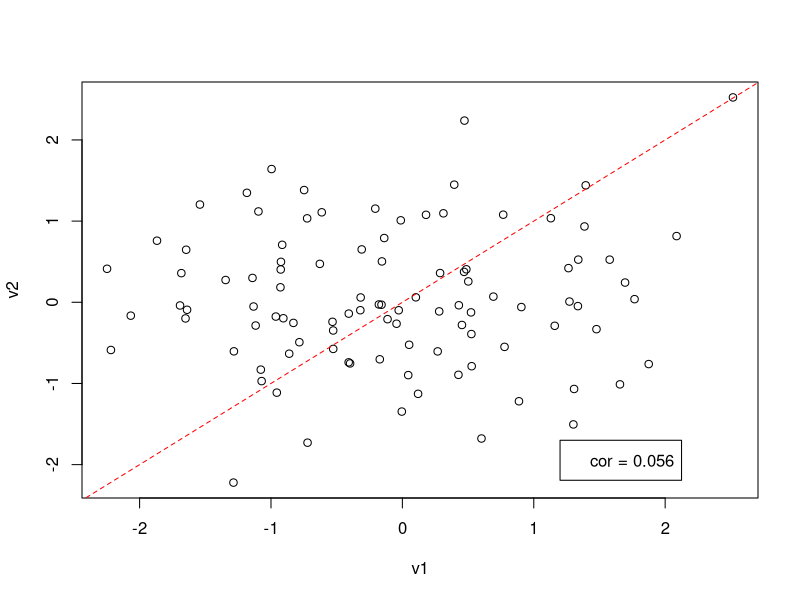
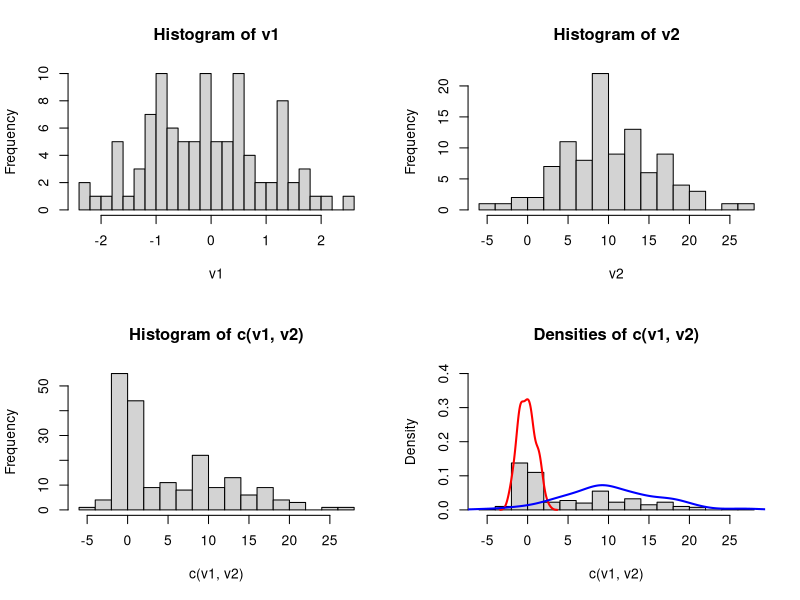
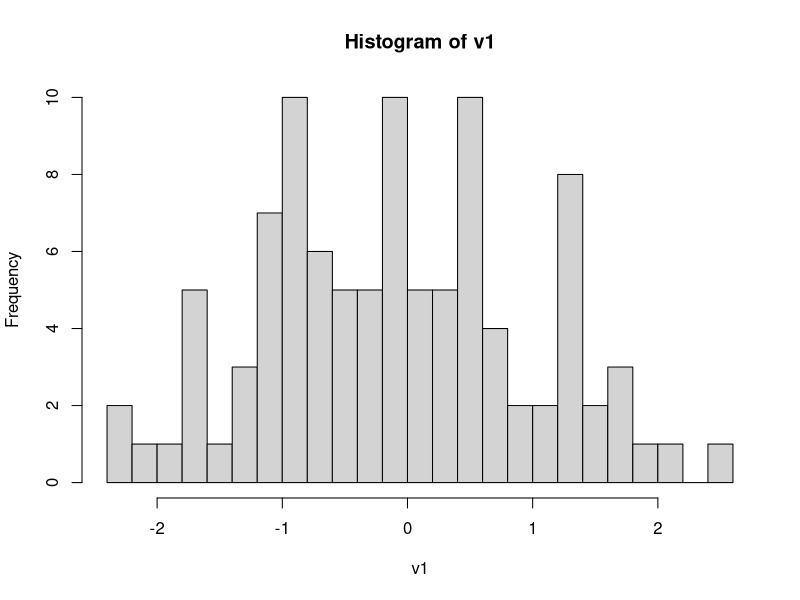
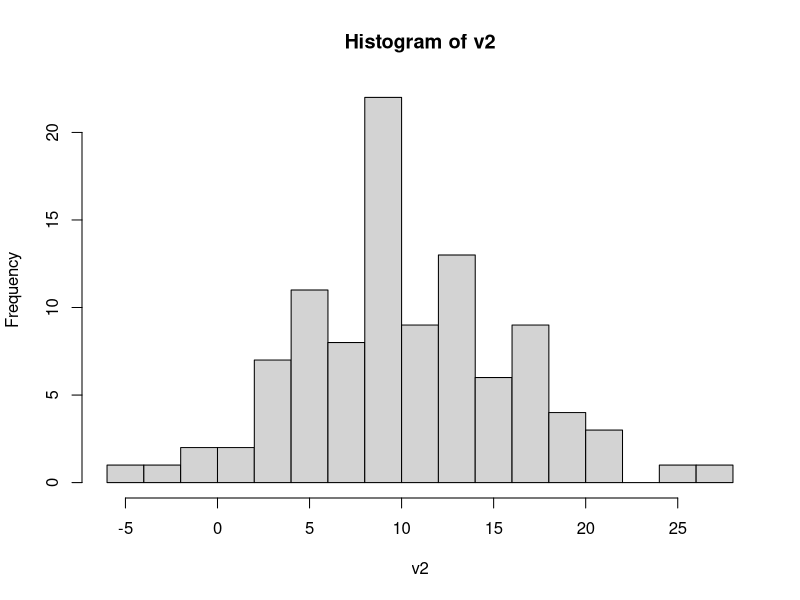
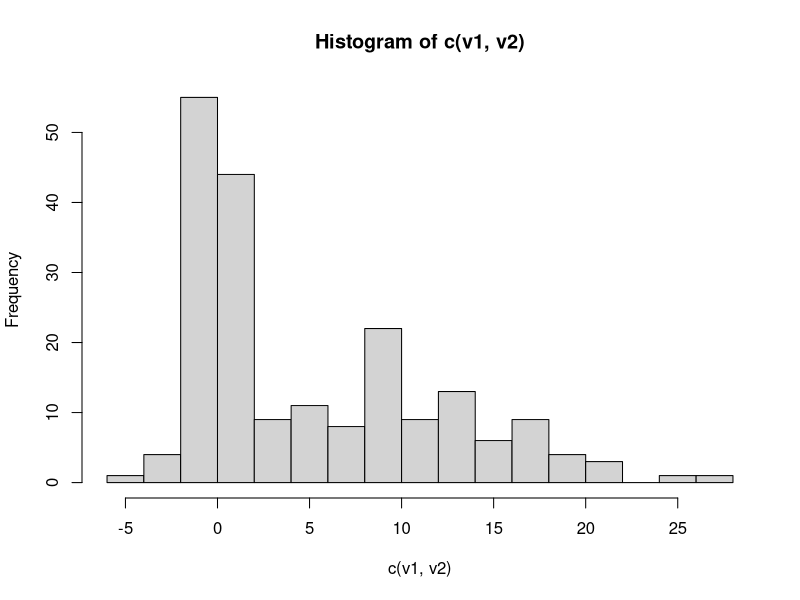
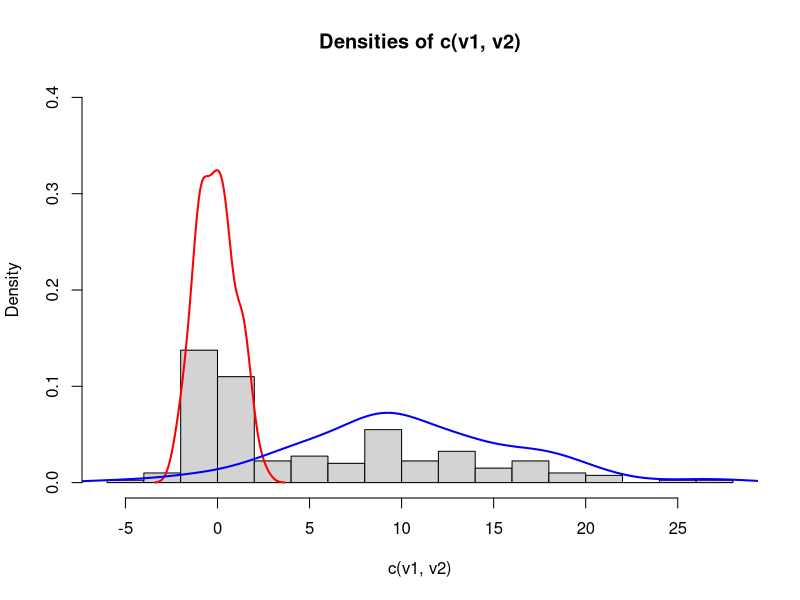
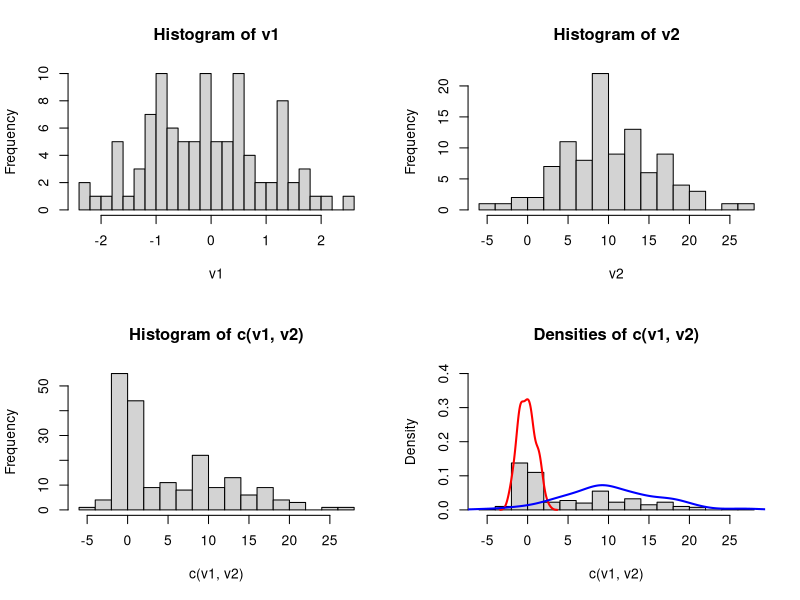

Reproduce these figures in R, in order.
###################################################
### chunk number 1: scat
###################################################
#line 62 "Lecture3_quiz"
set.seed(54321)
v1 <- rnorm(100, 0, 1)
v2 <- rnorm(100, 0, 1)
plot(v1, v2)
lines(c(-3, 3), c(-3, 3), col="red", lty=2)
legend(1.2, -1.7, legend=sprintf("cor = %.2g", cor(v1, v2)))


###################################################
### chunk number 2: hist
###################################################
#line 81 "Lecture3_quiz"
set.seed(54321)
v1 <- rnorm(100, 0, 1)
v2 <- rnorm(100, 10, 7)
par(mfrow=c(2,2))
hist(v1, breaks=20)
hist(v2, breaks=20)
hist(c(v1,v2), breaks=20)
## plot densities
dv1 <- density(v1)
dv2 <- density(v2)
hist(c(v1, v2), freq=FALSE, ylim=c(0, 0.4), breaks=20, main="Densities of c(v1, v2)")
lines(dv1, col="red", lwd=2)
lines(dv2, col="blue", lwd=2)


###################################################
### chunk number 3: histpdf1
###################################################
#line 112 "Lecture3_quiz"
set.seed(54321)
v1 <- rnorm(100, 0, 1)
v2 <- rnorm(100, 10, 7)

pdf("multiple_page_4hists.pdf")
hist(v1, breaks=20)
hist(v2, breaks=20)
hist(c(v1,v2), breaks=20)
## plot densities
dv1 <- density(v1)
dv2 <- density(v2)
hist(c(v1, v2), freq=FALSE, ylim=c(0, 0.4), breaks=20, main="Densities of c(v1, v2)")
lines(dv1, col="red", lwd=2)
lines(dv2, col="blue", lwd=2)
dev.off()


###################################################
### chunk number 4: histpdf2
###################################################
#line 132 "Lecture3_quiz"
set.seed(54321)
v1 <- rnorm(100, 0, 1)
v2 <- rnorm(100, 10, 7)

pdf("single_page_4hists.pdf")
par(mfrow=c(2,2))
hist(v1, breaks=20)
hist(v2, breaks=20)
hist(c(v1,v2), breaks=20)
## plot densities
dv1 <- density(v1)
dv2 <- density(v2)
hist(c(v1, v2), freq=FALSE, ylim=c(0, 0.4), breaks=20, main="Densities of c(v1, v2)")
lines(dv1, col="red", lwd=2)
lines(dv2, col="blue", lwd=2)
dev.off()
